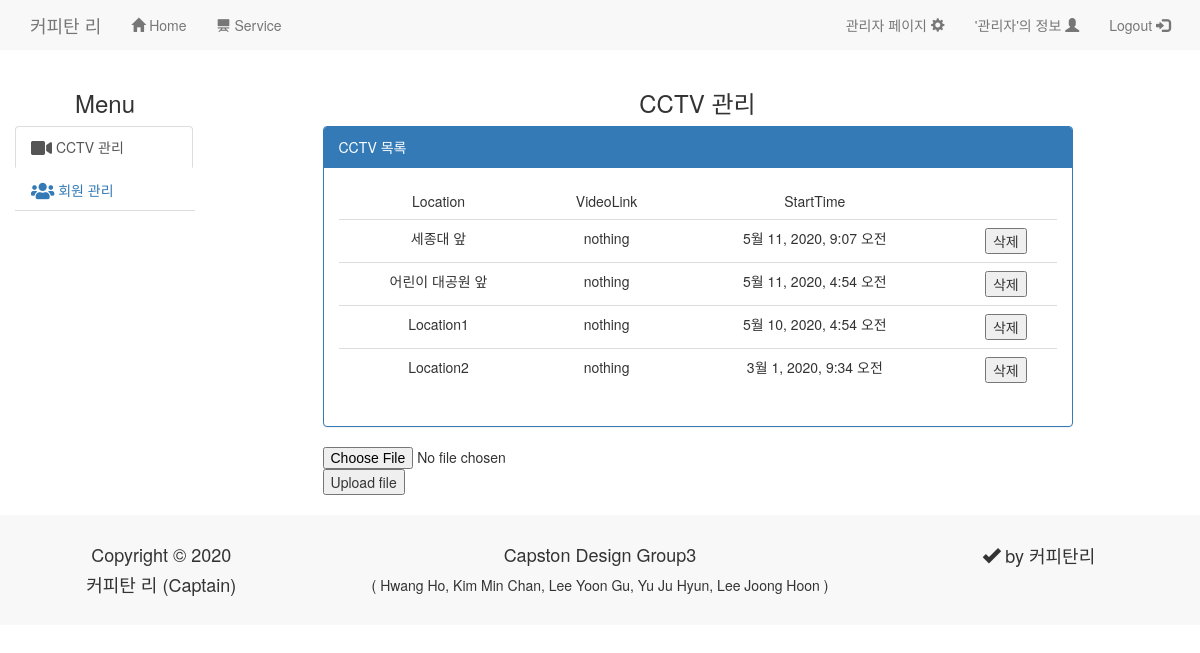
Screenshot of /manage/ (signed in) with the database file from the repository.
### home/models.py (models this page shows, shortened)
class Profile(models.Model) :
    class MemberPermission(models.TextChoices):
        ADMIN = 'admin'
        MEMBER = 'member'
    user = models.OneToOneField(User, on_delete=models.CASCADE)
    name = models.CharField(max_length=20)
    permission = models.CharField(MemberPermission.choices, default=MemberPermission.MEMBER, max_length=10)
    class Meta:
        db_table = 'Profile'

### recognition/models.py (models this page shows)
class Cctv(models.Model) :
    video_link = models.CharField(max_length=200)
    location = models.CharField(max_length=100)
    start_time = models.DateTimeField()
    latitude = models.CharField(max_length=20, default='')
    longtitude = models.CharField(max_length=20, default='')
    class Meta:
        db_table = "Cctv"

### manage/views.py (the view)
# urls.py: path('manage/', include("manage.urls")),
def manage(req):
    cur_user = req.user
    if cur_user.is_authenticated:
        user = Profile.objects.get(user=auth.get_user(req))
        if user.permission == 'admin':
            qs = Cctv.objects.all()
            return render(req,'manage.html', {'user':user, 'qs':qs})
        else:
            messages.info(req, '관리자가 아닙니다.')
            return redirect('home:index')
    else:
        messages.info(req, '로그인 후 이용하세요.')
        return redirect("home:index")

### manage/templates/manage.html (shortened to what this page needs)
{% load static %}
<!DOCTYPE html>
<html>
    <head>
		<link rel="stylesheet" href="{% static 'vendor/bootstrap/css/bootstrap.css' %}">
        <link rel="stylesheet" href="https://cdnjs.cloudflare.com/ajax/libs/font-awesome/5.8.2/css/all.min.css"/>
    </head>
    <body>
    {% include 'nav.html' %}
<br>
    <div class="container-fluid">
        <div class="nav col-sm-2">
            <ul class="nav nav-tabs nav-stacked">
                <h3>Menu</h3>
                <li class="nav-item active in">
                    <a class="nav-link" data-toggle="tab" href="#tab-content-cctvManage" id="tab-cctvManage">
                        <i class="fas fa-video fa-lg"></i>&nbsp;CCTV 관리</a>
                </li>
                <li class="nav-item">
                    <a class="nav-link " data-toggle="tab" href="#tab-content-userManage" id="tab-userManage" onclick="reaAllUser()">
                        <i class="fas fa-users fa-lg"></i>&nbsp;회원 관리</a>
                </li>
            </ul>
        </div>
        <div class="tab-content col-sm-8 col-sm-offset-1">
            <div class="tab-pane fade active in" id="tab-content-cctvManage">
                <h3>CCTV 관리</h3>
                <div class="box" style="background-color: white">
                 <div class="panel panel-primary">
                    <div class="panel-heading">CCTV 목록</div>
                    <div id = cctv_panel_body class="panel-body">
                    <table class="table"><thead><tr><td>Location</td><td>VideoLink</td><td>StartTime</td><td></td></tr></thead>
                        <tbody id="cctv_list_box">
                            {% for temp in qs %}
                                <tr>
                                    <td>{{temp.location}}</td>
                                    <td>{{temp.video_link}}</td>
                                    <td>{{temp.start_time}}</td>
                                    <td><input type="button" value="삭제" onclick="location.href = '{% url 'manage:delCctv' temp.id %}'"></td>
                                </tr>
                            {% endfor %}
                        </tbody></table>
                    </div>
                 </div>
                 <div style="background-color: #fff">
                    <form method = "post" action="{% url 'manage:uploadcctv' %}" enctype="multipart/form-data" style="background-color: #fff">
                        <input id=input_video type="file" name="video">
                        <button type="submit">Upload file</button>
                    </form>
                 </div>
                </div>
            </div>
        </div>
    </div>
    <br>
        {% include 'footer.html' %}
	</body>
</html>

### home/templates/nav.html (shortened to what this page needs)
<link href="//maxcdn.bootstrapcdn.com/bootstrap/3.3.6/css/bootstrap.min.css" type="text/css" rel="stylesheet">
    <nav class="nav navbar-default">
			<div class="container-fluid">
				<div class="nav-header">
					<a class="navbar-brand" href="{% url 'home:index' %}">커피탄 리</a>
				</div>
				<div class="collapse navbar-collapse" id="bs-example-navbar-collapse-1">
					<ul class="nav navbar-nav">
						<li><a href="{% url 'home:index' %}">
                            <span class="glyphicon glyphicon-home" aria-hidden="true"></span>
                            Home
                        </a></li>
						<li><a href="{% url 'recognition:recognition' %}">
                            <span class="glyphicon glyphicon-blackboard" aria-hidden="true"></span>
                            Service
                        </a></li>
					</ul>
                    <ul class="nav navbar-nav navbar-right">
						{% if user == None %}
                        <li><a href="{% url 'home:login' %}">
                            Login
                            <span class="glyphicon glyphicon-log-in" aria-hidden="true"></span>
                        </a></li>
						<li><a href="{% url 'home:register' %}">
                            Register
                            <span class="glyphicon glyphicon-user" aria-hidden="true"></span>
                        </a></li>
                        {% else %}
                            {% if user.permission  == 'admin' %}
                                <li><a href="{% url 'manage:manage' %}">관리자 페이지
                                <span class="glyphicon glyphicon-cog" aria-hidden="true"></span></a></li>
                            {% endif %}
                            <li><a href="{% url 'home:mypage' %}">
                                '{{ user.name }}'의 정보
                                <span class="glyphicon glyphicon-user" aria-hidden="true"></span>
                            </a></li>
                            <li><a href="{% url 'home:logout' %}">
                                Logout
                                <span class="glyphicon glyphicon-log-in" aria-hidden="true"></span>
                            </a></li>
                        {% endif %}
					</ul>
				</div>
			</div>
		</nav>

### manage/templates/manage.html (style rules this page uses)
h3 { text-align: center; }
.box { background-color: #9d9d9d; }
li { list-style: none; }
table { text-align: center; }

### rows the page displays
Profile: name "관리자"
Cctv: location "세종대 앞", video_link "nothing", start_time "5월 11, 2020, 9:07 오전", id "삭제"
Cctv: location "어린이 대공원 앞", video_link "nothing", start_time "5월 11, 2020, 4:54 오전", id "삭제"
Cctv: location "Location1", video_link "nothing", start_time "5월 10, 2020, 4:54 오전", id "삭제"
Cctv: location "Location2", video_link "nothing", start_time "3월 1, 2020, 9:34 오전", id "삭제"
